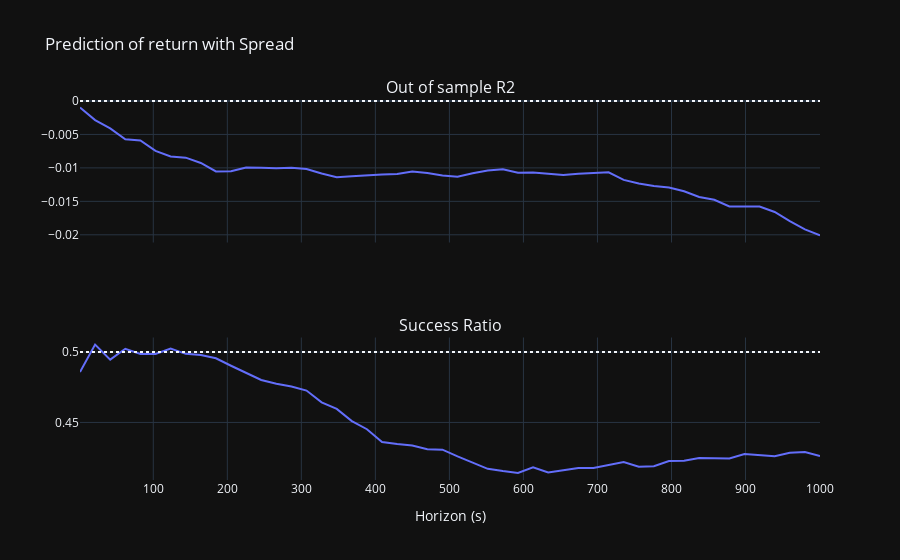

The cell this chart's notebook holds for it:
### Code cell
# Calculate R2 and success ratio
for x in HORIZONS:
    r2, success = prediction_stat(f"return_{x}", ["spread"])
    R2_return.loc[x, "Spread"] = r2
    success_ratios_return.loc[x, "Spread"] = success

# Plot
plot_stat("Spread", "return", R2_return, success_ratios_return)

### Figure 1 — Plotly figure (JSON) as saved in the notebook; plotly's stock layout.template omitted (floating-point values rounded to 4 significant figures)
{"data": [{"hovertemplate": "x=%{x}<br>y=%{y}<extra></extra>", "legendgroup": "", "line": {"color": "#636efa", "dash": "solid"}, "marker": {"symbol": "circle"}, "mode": "lines", "name": "", "orientation": "v", "showlegend": false, "type": "scatter", "x": [1.001, 21.4, 41.8, 62.2, 82.6, 103.0, 123.4, 143.8, 164.2, 184.6, 205.0, 225.4, 245.8, 266.2, 286.6, 307.0, 327.4, 347.8, 368.2, 388.6, 409.0, 429.4, 449.8, 470.2, 490.6, 511.0, 531.4, 551.8, 572.2, 592.6, 613.0, 633.4, 653.8, 674.2, 694.6, 715.0, 735.4, 755.8, 776.2, 796.6, 817.0, 837.4, 857.8, 878.2, 898.6, 919.0, 939.4, 959.8, 980.2, 1001.0], "xaxis": "x", "y": [-0.0009632, -0.002854, -0.004097, -0.00573, -0.005892, -0.007457, -0.008301, -0.008469, -0.009266, -0.01053, -0.01051, -0.009948, -0.009963, -0.01005, -0.009996, -0.01017, -0.01083, -0.0114, -0.01123, -0.01105, -0.01098, -0.0109, -0.01053, -0.01075, -0.01114, -0.01132, -0.0108, -0.01039, -0.01022, -0.01073, -0.01067, -0.01086, -0.01105, -0.01089, -0.01078, -0.01066, -0.01179, -0.01233, -0.0127, -0.01292, -0.01349, -0.01434, -0.01476, -0.01576, -0.01577, -0.01577, -0.01659, -0.01795, -0.01919, -0.02009], "yaxis": "y"}, {"hovertemplate": "x=%{x}<br>y=%{y}<extra></extra>", "legendgroup": "", "line": {"color": "#636efa", "dash": "solid"}, "marker": {"symbol": "circle"}, "mode": "lines", "name": "", "orientation": "v", "showlegend": false, "type": "scatter", "x": [1.001, 21.4, 41.8, 62.2, 82.6, 103.0, 123.4, 143.8, 164.2, 184.6, 205.0, 225.4, 245.8, 266.2, 286.6, 307.0, 327.4, 347.8, 368.2, 388.6, 409.0, 429.4, 449.8, 470.2, 490.6, 511.0, 531.4, 551.8, 572.2, 592.6, 613.0, 633.4, 653.8, 674.2, 694.6, 715.0, 735.4, 755.8, 776.2, 796.6, 817.0, 837.4, 857.8, 878.2, 898.6, 919.0, 939.4, 959.8, 980.2, 1001.0], "xaxis": "x2", "y": [0.4858, 0.5053, 0.4946, 0.5023, 0.4986, 0.4986, 0.5026, 0.4988, 0.4979, 0.4956, 0.4903, 0.4854, 0.4802, 0.4775, 0.4755, 0.4727, 0.4643, 0.4596, 0.4509, 0.4452, 0.436, 0.4346, 0.4336, 0.431, 0.4306, 0.4258, 0.4212, 0.417, 0.4154, 0.4142, 0.4181, 0.4145, 0.416, 0.4177, 0.4177, 0.4198, 0.4219, 0.4185, 0.4188, 0.4226, 0.4228, 0.4247, 0.4244, 0.4244, 0.4276, 0.4267, 0.426, 0.4285, 0.4289, 0.4262], "yaxis": "y2"}], "layout": {"annotations": [{"font": {"size": 16}, "showarrow": false, "text": "Out of sample R2", "x": 0.5, "xanchor": "center", "xref": "paper", "y": 1, "yanchor": "bottom", "yref": "paper"}, {"font": {"size": 16}, "showarrow": false, "text": "Success Ratio", "x": 0.5, "xanchor": "center", "xref": "paper", "y": 0.375, "yanchor": "bottom", "yref": "paper"}], "shapes": [{"line": {"dash": "dot"}, "type": "line", "x0": 0, "x1": 1, "xref": "x domain", "y0": 0, "y1": 0, "yref": "y"}, {"line": {"dash": "dot"}, "type": "line", "x0": 0, "x1": 1, "xref": "x2 domain", "y0": 0.5, "y1": 0.5, "yref": "y2"}], "showlegend": false, "title": {"text": "Prediction of return with Spread"}, "xaxis": {"anchor": "y", "domain": [0, 1], "matches": "x2", "showticklabels": false}, "xaxis2": {"anchor": "y2", "domain": [0, 1], "title": {"text": "Horizon (s)"}}, "yaxis": {"anchor": "x", "domain": [0.625, 1]}, "yaxis2": {"anchor": "x2", "domain": [0, 0.375]}}}
